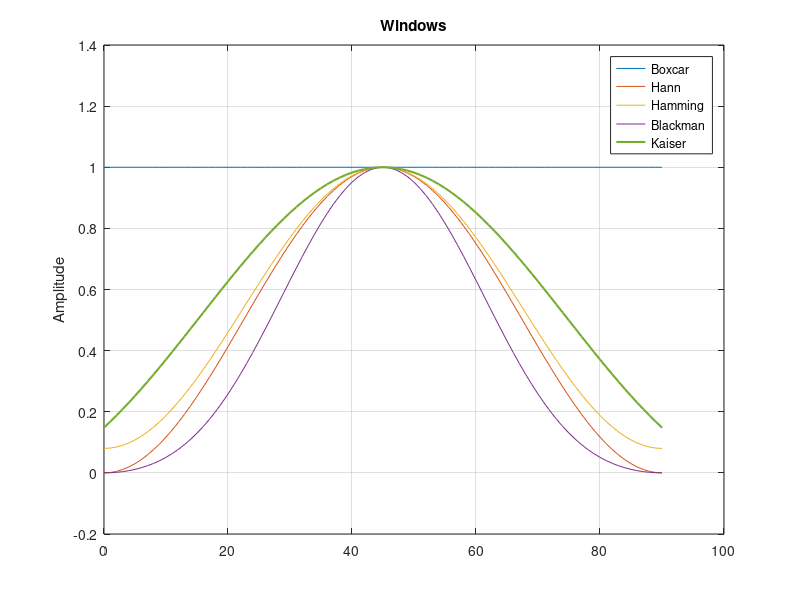
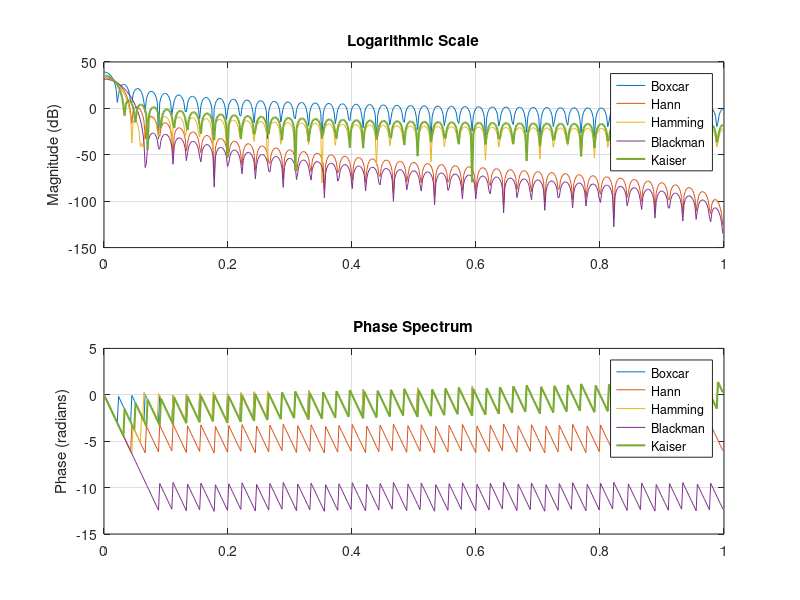
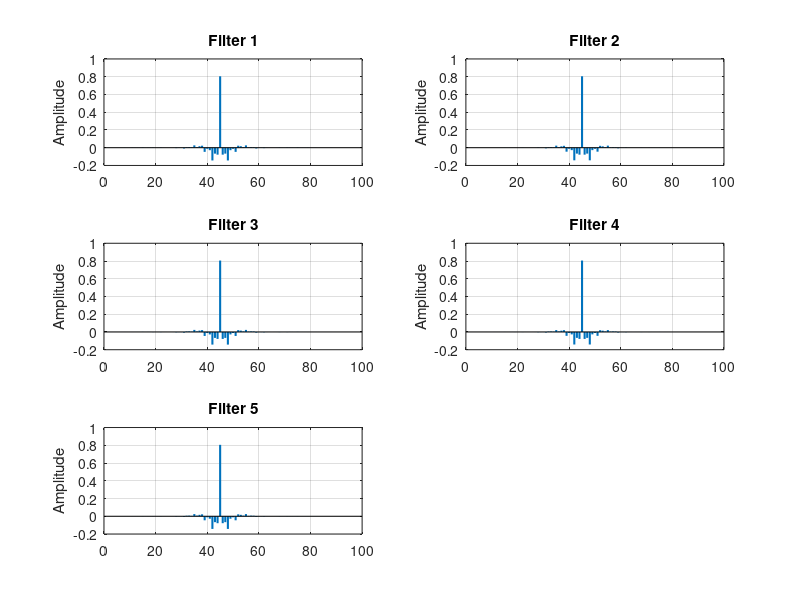
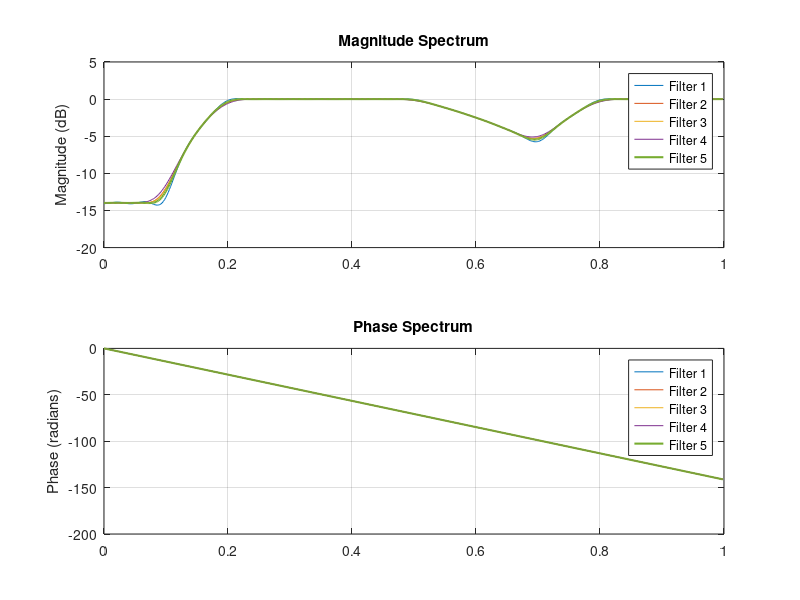

These charts were generated, in order, by the following MATLAB code: (Note: this script raises an error after producing the figures.)
function [w,W,b1,H1,b2,H2,H3,y,S]=fname4
% De La Salle University
% Electronics and Computer Engineering Department
%
% Course        : LBYEC4A/LBYCPA4
% SECTION       :
% Submitted by  : Jared Ong
% Submitted to  : Dr. Edwin Sybingco
%
% Exercise 4    : FIR Filter
% Note: Check the instructions given in canvas

%% Task 1
% Specify the order of the window
M=90;
% Generate the time index
n=0:M;

% Place your code here to generate w
w = zeros(M+1,5);
w(:,1) = rectwin(M+1);
w(:,2) = hann(M+1);
w(:,3) = hamming(M+1);
w(:,4) = blackman(M+1);
w(:,5) = kaiser(M+1, 3.3953);

% Place your code here to calculate W
W = zeros(512,5);
[W(:,1), omega] = freqz(w(:,1), 1, 512);
for k = 2:5
    W(:,k) = freqz(w(:,k), 1, omega);
end

% Place your code here to create the visualization of figure 1
figure(1);
plot(n, w(:,1), n, w(:,2), n, w(:,3), n, w(:,4), n, w(:,5), 'LineWidth', 1.5);
legend('Boxcar', 'Hann', 'Hamming', 'Blackman', 'Kaiser');

ylabel('Amplitude');
title('Windows');
grid on;

% Place your code here to create the visualization of figure 2
figure(2);
subplot(2,1,1);
plot(omega/pi, 20*log10(abs(W(:,1)) + eps), ...
     omega/pi, 20*log10(abs(W(:,2)) + eps), ...
     omega/pi, 20*log10(abs(W(:,3)) + eps), ...
     omega/pi, 20*log10(abs(W(:,4)) + eps), ...
     omega/pi, 20*log10(abs(W(:,5)) + eps), 'LineWidth', 1.5);
legend('Boxcar', 'Hann', 'Hamming', 'Blackman', 'Kaiser');

ylabel('Magnitude (dB)');
title('Logarithmic Scale');
grid on;

subplot(2,1,2);
plot(omega/pi, unwrap(angle(W(:,1))), ...
     omega/pi, unwrap(angle(W(:,2))), ...
     omega/pi, unwrap(angle(W(:,3))), ...
     omega/pi, unwrap(angle(W(:,4))), ...
     omega/pi, unwrap(angle(W(:,5))), 'LineWidth', 1.5);
legend('Boxcar', 'Hann', 'Hamming', 'Blackman', 'Kaiser');

ylabel('Phase (radians)');
title('Phase Spectrum');
grid on;

%% Task 2
% specify the parameters of the function fir2 based on the given specifications
F = [0, 0.1, 0.2, 0.5, 0.7, 0.8, 1];
A = [0.2, 0.2, 1, 1, 0.5, 1, 1];

% Place your code here to design the five filters and store it in matrix b1
b1 = zeros(5, M+1);
for k = 1:5
    b1(k,:) = fir2(M, F, A, w(:,k));
end

% Place your code here to determine the half frequency frequency representation of the five filters with 512 frequency points. Store the result in the matrix H1. The expected size of H1 is 512 x 5
H1 = zeros(512,5);
[H1(:,1), omega] = freqz(b1(1,:), 1, 512);
for k = 2:5
    H1(:,k) = freqz(b1(k,:), 1, omega);
end

% Place your code here to create the visualization of figure 3
figure(3);
for k = 1:5
    subplot(3,2,k);
    stem(0:M, b1(k,:), 'Marker', 'none', 'LineWidth', 1.5);
    title(['Filter ', num2str(k)]);
    
    ylabel('Amplitude');
    grid on;
end

% Place your code here to create the visualization of figure 4
figure(4);
subplot(2,1,1);
plot(omega/pi, 20*log10(abs(H1(:,1)) + eps), ...
     omega/pi, 20*log10(abs(H1(:,2)) + eps), ...
     omega/pi, 20*log10(abs(H1(:,3)) + eps), ...
     omega/pi, 20*log10(abs(H1(:,4)) + eps), ...
     omega/pi, 20*log10(abs(H1(:,5)) + eps), 'LineWidth', 1.5);
legend('Filter 1', 'Filter 2', 'Filter 3', 'Filter 4', 'Filter 5');

ylabel('Magnitude (dB)');
title('Magnitude Spectrum');
grid on;

subplot(2,1,2);
plot(omega/pi, unwrap(angle(H1(:,1))), ...
     omega/pi, unwrap(angle(H1(:,2))), ...
     omega/pi, unwrap(angle(H1(:,3))), ...
     omega/pi, unwrap(angle(H1(:,4))), ...
     omega/pi, unwrap(angle(H1(:,5))), 'LineWidth', 1.5);
legend('Filter 1', 'Filter 2', 'Filter 3', 'Filter 4', 'Filter 5');

ylabel('Phase (radians)');
title('Phase Spectrum');
grid on;

%% Task 3
% Place your code here to design the lowpass filter
delta1 = 0.0575; delta2 = 0.0009;
Wp = 0.25 * pi; Ws = 0.3 * pi;
[N_lp, Fo, Ao, W] = firpmord([Wp/pi, Ws/pi], [1, 0], [delta1, delta2]);
N_lp = N_lp + rem(N_lp, 2);
b_lp = firpm(N_lp, Fo, Ao, W);

% Place your code here to design the bandpass filter
Wp = [0.3, 0.75] * pi; Ws = [0.25, 0.8] * pi;
[N_bp, Fo, Ao, W] = firpmord([Ws(1)/pi, Wp(1)/pi, Wp(2)/pi, Ws(2)/pi], [0, 1, 0], [delta2, delta1, delta2]);
N_bp = N_bp + rem(N_bp, 2);
b_bp = firpm(N_bp, Fo, Ao, W);

% place your code here to design the highpass filter
Wp = 0.8 * pi; Ws = 0.75 * pi;
[N_hp, Fo, Ao, W] = firpmord([Ws/pi, Wp/pi], [0, 1], [delta2, delta1]);
N_hp = N_hp + rem(N_hp, 2);
b_hp = firpm(N_hp, Fo, Ao, W);

% Place your code here to determine the frequency response of the three filters
b2 = zeros(3, max([N_lp, N_bp, N_hp]) + 1);
b2(1,1:N_lp+1) = b_lp;
b2(2,1:N_bp+1) = b_bp;
b2(3,1:N_hp+1) = b_hp;

H2 = zeros(512, 3);
[H2(:,1), omega] = freqz(b2(1,1:N_lp+1), 1, 512);
[H2(:,2), ~] = freqz(b2(2,1:N_bp+1), 1, omega);
[H2(:,3), ~] = freqz(b2(3,1:N_hp+1), 1, omega);

% Place your code here to create the visualization (impulse response) of figure 5
figure(5);
subplot(3,1,1); stem(0:N_lp, b_lp, 'Marker', 'none', 'LineWidth', 1.5);
title('Lowpass Filter'); xlabel('n'); ylabel('Amplitude'); grid on;
subplot(3,1,2); stem(0:N_bp, b_bp, 'Marker', 'none', 'LineWidth', 1.5);
title('Bandpass Filter'); xlabel('n'); ylabel('Amplitude'); grid on;
subplot(3,1,3); stem(0:N_hp, b_hp, 'Marker', 'none', 'LineWidth', 1.5);
title('Highpass Filter'); xlabel('n'); ylabel('Amplitude'); grid on;

% Place your code here to create the visualization (magnitude and phase spectrum of figure 6
figure(6);
subplot(2,1,1);
plot(omega/pi, 20*log10(abs(H2(:,1)) + eps), ...
     omega/pi, 20*log10(abs(H2(:,2)) + eps), ...
     omega/pi, 20*log10(abs(H2(:,3)) + eps), 'LineWidth', 1.5);
legend('Lowpass', 'Bandpass', 'Highpass');

ylabel('Magnitude (dB)');
title('Magnitude Response');
grid on;

subplot(2,1,2);
plot(omega/pi, unwrap(angle(H2(:,1))), ...
     omega/pi, unwrap(angle(H2(:,2))), ...
     omega/pi, unwrap(angle(H2(:,3))), 'LineWidth', 1.5);
legend('Lowpass', 'Bandpass', 'Highpass');

ylabel('Phase (radians)');
title('Phase Response');
grid on;

%% 4
alpha = [1 1 1; 1 0.5 1; 0.5 1 0.5; 1 0.6 0.2];
% Place your code here to compute for H3
H3 = zeros(512,4);
for i = 1:4
    H3(:,i) = alpha(i,1)*H2(:,1) + alpha(i,2)*H2(:,2) + alpha(i,3)*H2(:,3);
end

% Place your code here to create the visualization (magnitude and phase spectrum of figure 7
figure(7);
for i = 1:4
    subplot(2,4,i);
    plot(omega/pi, 20*log10(abs(H3(:,i)) + eps), 'LineWidth', 1.5);
    
    ylabel('Magnitude (dB)');
    title(['Magnitude: Setting ', num2str(i)]);
    grid on;
    
    subplot(2,4,i+4);
    plot(omega/pi, unwrap(angle(H3(:,i))), 'LineWidth', 1.5);
    
    ylabel('Phase (radians)');
    title(['Phase: Setting ', num2str(i)]);
    grid on;
end

%% 5
% Read the audio file and store it in the first column of y
[y(:,1),Fs] = audioread('RollingInTheDeep.wav');

% Place your code here to generate y1, y2, and y3 and store them in the 2nd, 3rd, and 4th column of y
y(:,2) = filter(b2(1,1:N_lp+1), 1, y(:,1));
y(:,3) = filter(b2(2,1:N_bp+1), 1, y(:,1));
y(:,4) = filter(b2(3,1:N_hp+1), 1, y(:,1));

% Place your code here to calculate the spectrogram of y and store them in the three-dimensional matrix S
S = zeros(257, 1032, 4);
window = kaiser(256, 3.3953);
noverlap = 128;
nfft = 512;
for k = 1:4
    [S(:,:,k), ~, ~] = spectrogram(y(:,k), window, noverlap, nfft, Fs);
end

% Place your code here to create the visualization (spectrogram) of figure 8
figure(8);
for i = 1:4
    subplot(2,2,i);
    spectrogram(y(:,i), window, noverlap, nfft, Fs, 'yaxis');
    switch i
        case 1
            title('Original');
        case 2
            title('Lowpass');
        case 3
            title('Bandpass');
        case 4
            title('Highpass');
    end
    xlabel('Time (s)');
    ylabel('Frequency (Hz)');
end


end
